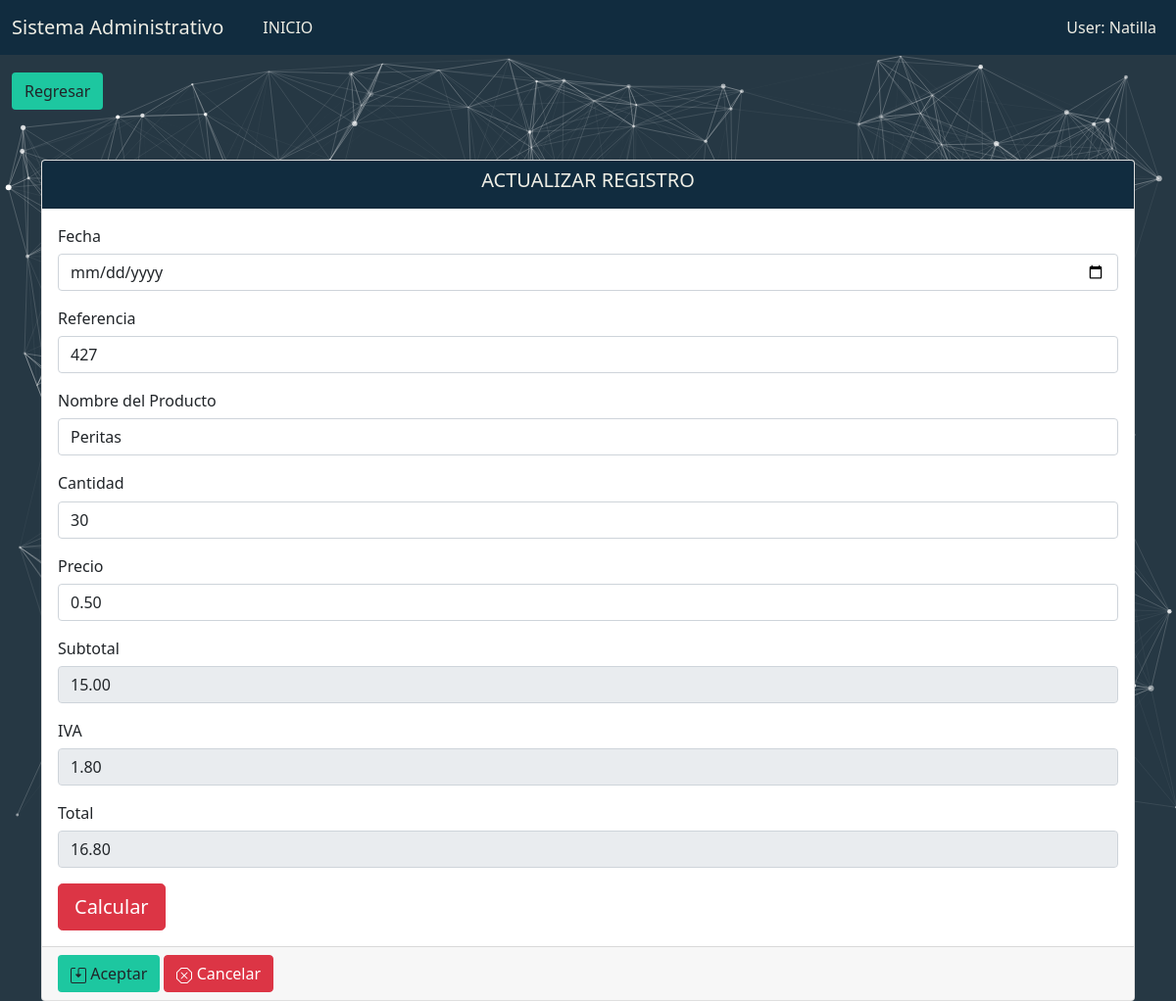
Screenshot of /compra/actualizaRegistro/4/ with the database file from the repository.
### aplicaciones/compras/models.py (models this page shows, shortened)
class RegistroCompra(models.Model):
    usuario = models.ForeignKey(User,on_delete=models.PROTECT,null=True,blank=True)
    hora = models.DateTimeField(auto_now_add=False, auto_now=True)
    fecha_registro = models.DateField(verbose_name='Fecha de Registro', default=now)
    referencia = models.ForeignKey(Pedido, blank=False, on_delete=models.CASCADE, null=True)
    producto = models.CharField(verbose_name='Nombre del Producto',max_length=100,null=True,unique=True,blank=False)
    cantidad = models.IntegerField(blank=False)
    precio = models.DecimalField(max_digits=9, decimal_places=2, verbose_name='Precio del Producto',blank=False)
    subtotal = models.DecimalField(max_digits=16, decimal_places=2,blank=False)
    iva = models.DecimalField(max_digits=16, decimal_places=2,blank=False)
    total = models.DecimalField(max_digits=16, decimal_places=2,blank=False)
    class Meta:
        verbose_name = "Registro de Compra"
        verbose_name_plural = "Registros de Compras"
        ordering = ('referencia',)

class Pedido(models.Model):
    referencia = models.CharField(primary_key=True,unique=True, max_length=10)
    proveedor = models.ForeignKey(Proveedor,null=True,blank=False, on_delete=models.CASCADE,)
    fecha = models.DateField(default= now)
    producto = models.CharField(verbose_name='Nombre del Producto',null=True, max_length=100, unique=True,blank=False)
    precio = models.FloatField(blank=False, verbose_name='Precio del Producto')
    cantidad = models.IntegerField(blank=False)
    subtotal = models.FloatField(blank=False)
    iva = models.FloatField(blank=False)
    total = models.FloatField(blank=False)
    def __str__(self):
        return "{}".format(self.referencia,)
    class Meta:
        verbose_name ="Pedido"
        verbose_name_plural = "Pedidos"
        ordering = ('proveedor',)

### aplicaciones/compras/views/registro/views.py (the view)
# urls.py: path('actualizaRegistro/<int:pk>/', ActualizarRegistro.as_view(),name='actualizaRegistro'),
class ActualizarRegistro(UpdateView):
    model = RegistroCompra
    template_name = "op/registro/RegistroCompraForm.html"
    success_url = reverse_lazy('compras:registroc')
    form_class = RegistroCompraForm
    def get_context_data(self, **kwargs):
        context = super().get_context_data(**kwargs)
        context['action_save'] = self.request.path
        context['titulo'] = 'ACTUALIZAR REGISTRO'
        context['url_anterior'] = '/compra/registroc'
        context['listar_url'] = '/compra/registroc'
        return context

### aplicaciones/compras/forms.py
class RegistroCompraForm(ModelForm):
    class Meta:
        model = RegistroCompra
        fields = '__all__'
        exclude= ['usuario']
        widgets={
            'fecha_registro': forms.DateInput(format=('%d/%m/%Y'),
               attrs={'class': 'form-control', 'placeholder': 'Seleccione una fecha', 'type': 'date'}),
            'referencia': forms.Select(attrs={'class': 'form-control'}),
            'producto': forms.TextInput(attrs={'class': 'form-control'}),
            'cantidad': forms.NumberInput(attrs={
                'class': 'form-control'}),
            'precio': forms.NumberInput(attrs={
                'class': 'form-control'}),
            'subtotal': forms.NumberInput(attrs={
                'readonly': True,
                'class': 'form-control'}),
            'iva': forms.NumberInput(attrs={
                'readonly': True,
                'class': 'form-control'}),
            'total': forms.NumberInput(attrs={
                'readonly': True,
                'class': 'form-control'}),
        }

### aplicaciones/compras/templates/op/registro/RegistroCompraForm.html (shortened to what this page needs)
{% extends 'formulario.html' %}
{% load static %}
{% block controls %}
    <div class="form-group ">
        <label class="h6">Fecha</label>
        {{ form.fecha_registro }}
    </div>
    <div class="form-group">
        <label class="h6">Referencia</label>
        {{ form.referencia }}
    </div>
    <div class="form-group">
        <label class="h6">Nombre del Producto</label>
        {{ form.producto }}
    </div>
    <div class="form-group">
        <label class="h6">Cantidad</label>
        {{ form.cantidad }}
    </div>
    <div class="form-group">
        <label class="h6">Precio</label>
        {{ form.precio }}
    </div>
    <div class="form-group">
        <label class="h6">Subtotal</label>
        {{ form.subtotal }}
    </div>
    <div class="form-group">
        <label class="h6">IVA</label>
        {{ form.iva }}
    </div>
    <div class="form-group">
        <label class="h6">Total</label>
        {{ form.total }}
    </div>
    <div class="btn-toolbar" role="toolbar">
  <button type="button" onclick="pedido()" class="btn btn-danger btn-lg">
     Calcular
  </button></div>
{% endblock %}

### static/css/estilos.css (style rules this page uses)
body { background-color: #263844; }

### rows the page displays
RegistroCompra: producto "Peritas", cantidad "30", precio "0.50", subtotal "15.00", iva "1.80", total "16.80"
Pedido: referencia "427"

### other values shown
{{ titulo }} "ACTUALIZAR REGISTRO"
